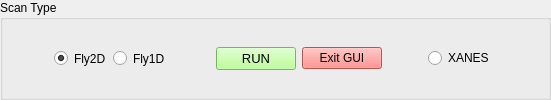
           <widget class="QGroupBox" name="groupBox_10">
            <property name="title">
             <string>Scan Type</string>
            </property>
            <layout class="QHBoxLayout" name="horizontalLayout_3">
             <item>
              <spacer name="horizontalSpacer_4">
               <property name="orientation">
                <enum>Qt::Horizontal</enum>
               </property>
               <property name="sizeHint" stdset="0">
                <size>
                 <width>40</width>
                 <height>20</height>
                </size>
               </property>
              </spacer>
             </item>
             <item>
              <widget class="QRadioButton" name="rb_2d">
               <property name="sizePolicy">
                <sizepolicy hsizetype="Preferred" vsizetype="Preferred">
                 <horstretch>0</horstretch>
                 <verstretch>0</verstretch>
                </sizepolicy>
               </property>
               <property name="toolTip">
                <string>select for 2D scan</string>
               </property>
               <property name="styleSheet">
                <string notr="true">font: 75 15pt &quot;Arial&quot;;
border-color: rgb(255, 235, 119);
</string>
               </property>
               <property name="text">
                <string>Fly2D</string>
               </property>
               <property name="checked">
                <bool>true</bool>
               </property>
               <property name="autoExclusive">
                <bool>true</bool>
               </property>
              </widget>
             </item>
             <item>
              <widget class="QRadioButton" name="rb_1d">
               <property name="sizePolicy">
                <sizepolicy hsizetype="Preferred" vsizetype="Preferred">
                 <horstretch>0</horstretch>
                 <verstretch>0</verstretch>
                </sizepolicy>
               </property>
               <property name="toolTip">
                <string>select for line scan</string>
               </property>
               <property name="styleSheet">
                <string notr="true">font: 75 15pt &quot;Arial&quot;;</string>
               </property>
               <property name="text">
                <string>Fly1D</string>
               </property>
               <property name="autoExclusive">
                <bool>true</bool>
               </property>
              </widget>
             </item>
             <item>
              <spacer name="horizontalSpacer_5">
               <property name="orientation">
                <enum>Qt::Horizontal</enum>
               </property>
               <property name="sizeHint" stdset="0">
                <size>
                 <width>40</width>
                 <height>20</height>
                </size>
               </property>
              </spacer>
             </item>
             <item>
              <widget class="QPushButton" name="start">
               <property name="sizePolicy">
                <sizepolicy hsizetype="Preferred" vsizetype="Fixed">
                 <horstretch>0</horstretch>
                 <verstretch>0</verstretch>
                </sizepolicy>
               </property>
               <property name="font">
                <font>
                 <family>MS Shell Dlg 2</family>
                 <pointsize>10</pointsize>
                 <weight>50</weight>
                 <italic>false</italic>
                 <bold>false</bold>
                </font>
               </property>
               <property name="toolTip">
                <string>excetute the scan plan</string>
               </property>
               <property name="styleSheet">
                <string notr="true">background-color: rgb(170, 255, 127);
font: 10pt &quot;MS Shell Dlg 2&quot;;
</string>
               </property>
               <property name="text">
                <string>RUN</string>
               </property>
              </widget>
             </item>
             <item>
              <widget class="QPushButton" name="pb_exit">
               <property name="enabled">
                <bool>true</bool>
               </property>
               <property name="sizePolicy">
                <sizepolicy hsizetype="Preferred" vsizetype="Fixed">
                 <horstretch>0</horstretch>
                 <verstretch>0</verstretch>
                </sizepolicy>
               </property>
               <property name="toolTip">
                <string>exit the gui safely. Don't click while scan running</string>
               </property>
               <property name="styleSheet">
                <string notr="true">background-color: rgb(255, 117, 112);</string>
               </property>
               <property name="text">
                <string>Exit GUI</string>
               </property>
              </widget>
             </item>
             <item>
              <spacer name="horizontalSpacer_2">
               <property name="orientation">
                <enum>Qt::Horizontal</enum>
               </property>
               <property name="sizeHint" stdset="0">
                <size>
                 <width>40</width>
                 <height>20</height>
                </size>
               </property>
              </spacer>
             </item>
             <item>
              <widget class="QRadioButton" name="radioButton_6">
               <property name="toolTip">
                <string>Energy Scan. Permitted users only</string>
               </property>
               <property name="styleSheet">
                <string notr="true">font: 75 14pt &quot;MS Shell Dlg 2&quot;;</string>
               </property>
               <property name="text">
                <string>XANES </string>
               </property>
              </widget>
             </item>
             <item>
              <spacer name="horizontalSpacer_7">
               <property name="orientation">
                <enum>Qt::Horizontal</enum>
               </property>
               <property name="sizeHint" stdset="0">
                <size>
                 <width>40</width>
                 <height>20</height>
                </size>
               </property>
              </spacer>
             </item>
            </layout>
           </widget>
